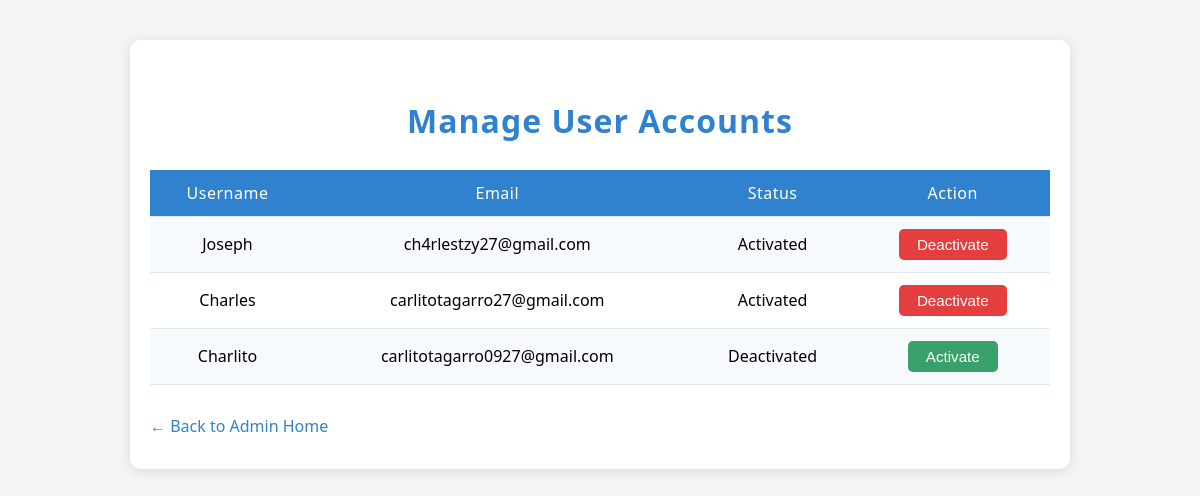
The app's page /admin/manage_accounts.php (signed in) with its own data.
### tables this page shows
CREATE TABLE `users` (
  `user_id` int(11) NOT NULL,
  `username` varchar(20) NOT NULL,
  `password` varchar(100) NOT NULL,
  `email` varchar(50) NOT NULL,
  `user_type` enum('admin','trainer','','') DEFAULT NULL,
  `Account_status` enum('Activated','Deactivated','','') NOT NULL,
  `verification_code` varchar(10) NOT NULL,
  `verified` tinyint(1) DEFAULT 0,
  `reset_token` varchar(64) NOT NULL,
  `token_expiry` datetime NOT NULL DEFAULT current_timestamp()
);

### admin/manage_accounts.php (the view, shortened to what this page needs)
<?php
$connection = CONNECTIVITY();
$result = $connection->query("SELECT user_id, username, email, user_type, verified, Account_status FROM users WHERE user_type != 'admin'");
?>
<!DOCTYPE html>
<html lang="en">
<head>
    <link rel="stylesheet" href="../CSS/manage_account.css">
</head>
<body>
    <div class="container">
        <h2>Manage User Accounts</h2>
        <div class="table-responsive">
            <table>
                <tr>
                    <th>Username</th>
                    <th>Email</th>
                    <th>Status</th>
                    <th>Action</th>
                </tr>
                <?php while ($row = $result->fetch_assoc()): ?>
                    <tr>
                        <td><?php echo htmlspecialchars($row['username']); ?></td>
                        <td><?php echo htmlspecialchars($row['email']); ?></td>
                        <td><?php echo htmlspecialchars($row['Account_status']); ?></td>
                        <td>
                            <?php if ($row['Account_status'] === 'Deactivated'): ?>
                                <form method="POST" style="display:inline;">
                                    <button type="submit" class="btn activate">Activate</button>
                                </form>
                            <?php else: ?>
                                <form method="POST" style="display:inline;">
                                    <button type="submit" class="btn deactivate">Deactivate</button>
                                </form>
                            <?php endif; ?>
                        </td>
                    </tr>
                <?php endwhile; ?>
            </table>
        </div>
        <a href="admin.php" class="back-link">&#8592; Back to Admin Home</a>
    </div>
</body>
</html>

### CSS/manage_account.css (style rules this page uses)
:root { --primary: #3182ce; --success: #38a169; --danger: #e53e3e; --background: #f4f4f4; --container-bg: #fff; --text-dark: #222; --text-light: #fff; --border-radius: 10px; --shadow: 0 2px 12px rgba(0,0,0,0.10); }
body { font-family: 'Segoe UI', Arial, sans-serif; background: var(--background); margin: 0; padding: 0; }
.container { max-width: 900px; margin: 40px auto; background: var(--container-bg); padding: 32px 20px; border-radius: var(--border-radius); box-shadow: var(--shadow); }
h2 { text-align: center; color: var(--primary); margin-bottom: 28px; font-size: 2rem; font-weight: 600; letter-spacing: 1px; }
.table-responsive { width: 100%; overflow-x: auto; }
table { width: 100%; border-collapse: collapse; margin-bottom: 20px; min-width: 600px; }
th, td { padding: 12px 10px; border-bottom: 1px solid #e2e8f0; text-align: center; font-size: 1rem; }
th { background: var(--primary); color: var(--text-light); font-weight: 500; letter-spacing: 0.5px; }
tr:nth-child(even) { background: #f7fafc; }
.btn { padding: 7px 18px; border: none; border-radius: 5px; cursor: pointer; font-size: 0.95rem; transition: background 0.2s; font-weight: 500; }
.activate { background: var(--success); color: var(--text-light); }
.deactivate { background: var(--danger); color: var(--text-light); }
a.back-link { display: inline-block; color: var(--primary); text-decoration: none; font-weight: 500; margin-top: 10px; transition: color 0.2s; }

### records on screen
users: username "Joseph", email "ch4rlestzy27@gmail.com", Account_status "Activated"
users: username "Charles", email "carlitotagarro27@gmail.com", Account_status "Activated"
users: username "Charlito", email "carlitotagarro0927@gmail.com", Account_status "Deactivated"
